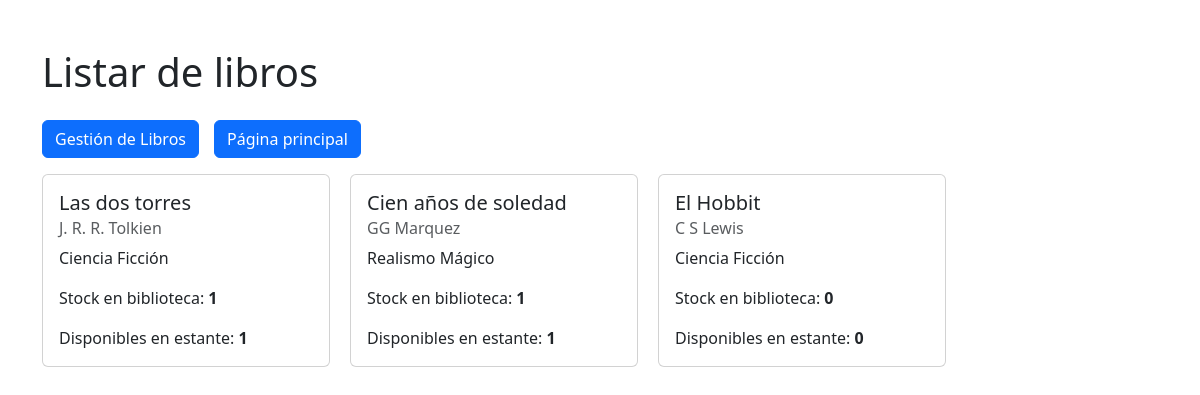
Before: /libros/libros with the older database file.
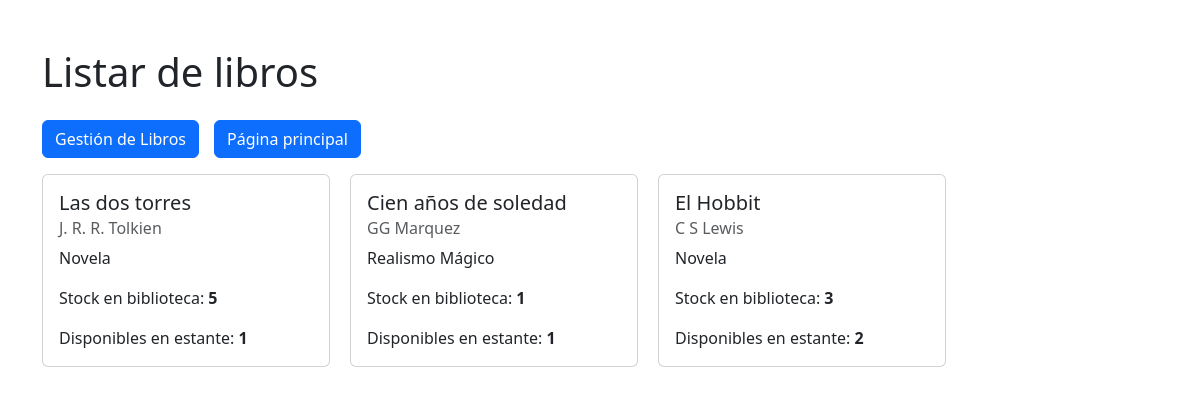
After: the same page with the newer database file.
### libros/models.py (models this page shows, shortened)
class Libro(models.Model):
    nombre=models.CharField(max_length=150)
    autor=models.ForeignKey(Autor,on_delete=models.SET_NULL, null=True, blank=True, related_name = 'name')
    categoria=models.ForeignKey(Categoria,on_delete=models.SET_NULL, null=True, blank=True, related_name = 'name')
    stock=models.IntegerField(default=0)
    existencia=models.IntegerField(default=0)

class Categoria(models.Model):
    nombre=models.CharField(max_length=150)
    descripcion=models.CharField(max_length=250,default='', null=True, blank=True)
    def __str__(self) -> str:
        return self.nombre

class Autor(models.Model):
    nombre=models.CharField(max_length=200)
    descripcion=models.CharField(max_length=250,default='', null=True, blank=True)
    def __str__(self):
        return self.nombre

### libros/views.py (the view)
# urls.py: path('libros',views.listarlibros,name='listarlibros'),
def listarlibros(request):
    query=models.Libro.objects.all()
    context={'libros': query}
    return render(request, 'libros/listarlibros.html', context)

### libros/templates/libros/listarlibros.html
{% extends 'core/base.html' %}
{% block title %}
    <h1>Listar de libros</h1>
{% endblock title %}
{% block content %}
<div style="display: flex;gap: 15px;" class="py-3 ">
    <div class="">
        <a class="btn btn-primary" href='{% url 'libros:home' %}'>Gestión de Libros</a>
    </div>
    <div class="">
        <a class="btn btn-primary" href='{% url 'core:home' %}'>Página principal</a>
    </div>
</div>
<div style="display: flex; gap: 20px;">
    {% for libro in libros  %}
        <div class="card" style="width: 18rem;">
            <div class="card-body">
                <h5 class="card-title">{{libro.nombre}}</h5>
                <h6 class="card-subtitle mb-2 text-muted">{{libro.autor}}</h6>
                <p class="card-text">{{libro.categoria}}</p>
                <p class="card-text">Stock en biblioteca: <strong>{{libro.stock}}</strong></p>
                <p class="card-text">Disponibles en estante: <strong>{{libro.existencia}}</strong></p>
            </div>
        </div>
        {% endfor %}
</div>
{% endblock content %}

Changed rows visible on the page:
changed Libro "Las dos torres": categoria "Ciencia Ficción" → "Novela"; stock "1" → "5"
changed Libro "El Hobbit": categoria "Ciencia Ficción" → "Novela"; stock "0" → "3"; existencia "0" → "2"
